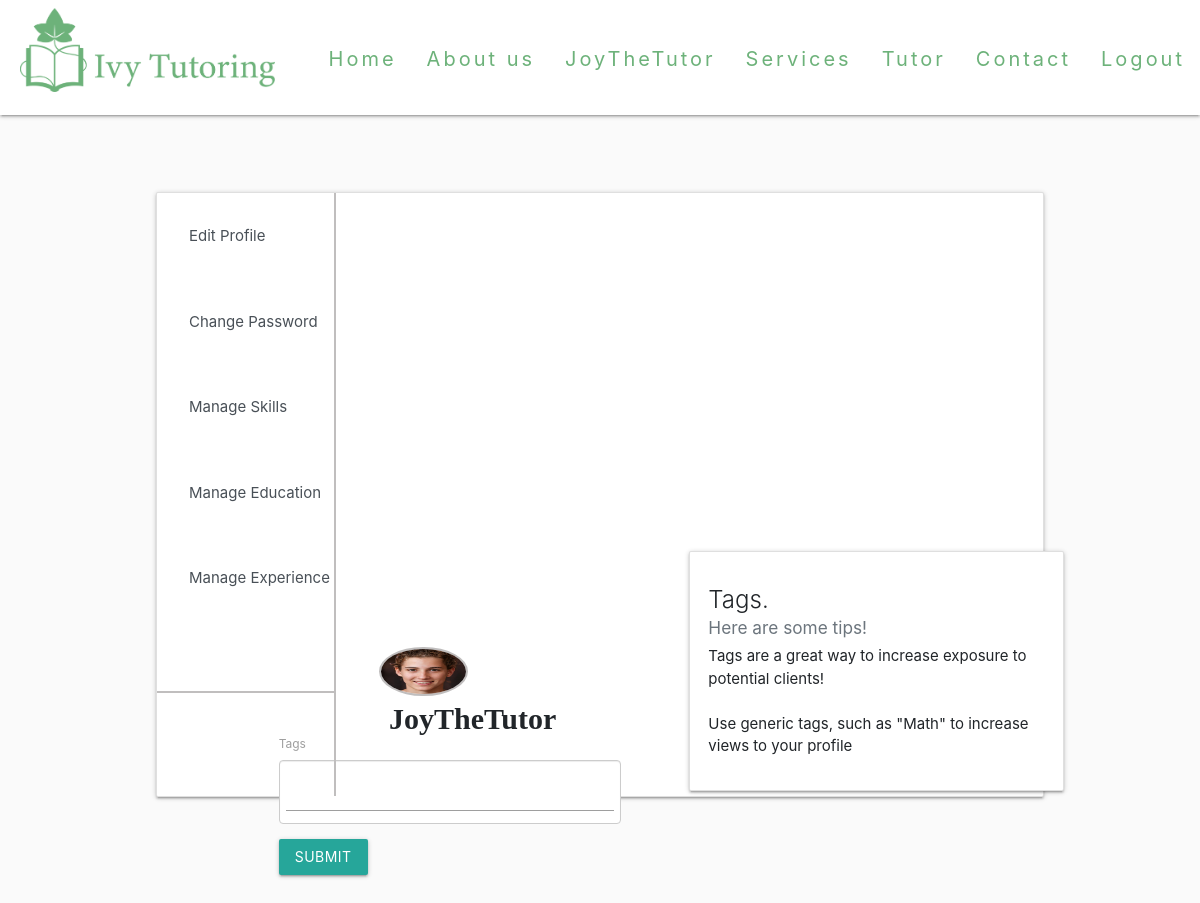
Page /Profile/JoyTheTutor/EditProfile/EditSkills/ (signed in) on the committed database.
### main/models.py (models this page shows, shortened)
class User(AbstractUser):
	email_confirm = models.BooleanField(default=False)

class Profile(models.Model):
	user = models.OneToOneField(User,on_delete = models.CASCADE,default= None)
	pro_pic =  models.ImageField(upload_to = 'profilePics', blank = True, null = True)
	descript = models.CharField(max_length = 50, blank = True)
	intro = models.CharField(max_length = 1000, blank = True)
	city = models.CharField(max_length= 50,blank = True)
	state = models.CharField(max_length = 2,blank = True)
	tags = TaggableManager(blank = True)
	college = models.CharField(max_length=100, null=True, blank=True)
	major= models.CharField(max_length=100, null=True, blank=True)

### main/views.py (the view)
# urls.py: path("Profile/<str:username>/EditProfile/EditSkills/", views.EditSkills, name = "SkillEdit"),
@login_required(login_url="main:Login")
def EditSkills(request,username):
	tags = Profile.objects.get(user = request.user)
	form = ProfileForm(instance = request.user.profile)
	if request.method == "POST":
		form = ProfileForm(request.POST,instance = request.user.profile)
		if form.is_valid():
			form.save(commit = False)
			form.save_m2m()
			return redirect(reverse("main:profile", kwargs = {"username":request.user}))
	context = {'form':form, "tags":tags}
	return render(request,"main/EditSkills.html", context)

### main/forms.py
class ProfileForm(forms.ModelForm):
	class Meta:
		model = Profile
		fields = ['pro_pic','descript','intro','city','state','tags',"college","major"]
		widgets = {
			'tags':forms.TextInput(attrs={'data-role':'tagsinput'}),
		}
	def __init__(self, *args, **kwargs):
		super(ProfileForm, self).__init__(*args, **kwargs)
		self.fields['intro'].widget = CountableWidget(attrs={'data-max-count': 1000,
															'data-count': 'characters',
															'data-count-direction': 'down'})
		self.fields['intro'].label = False
		self.fields['city'].widget.attrs['placeholder'] = "City"
		self.fields['state'].widget.attrs['placeholder'] = "State Acronym"
		self.fields['college'].widget.attrs['placeholder'] = "College"
		self.fields['major'].widget.attrs['placeholder'] = "Major"
		self.fields['descript'].widget.attrs['placeholder'] = "Write a welcoming message!"
		self.fields['intro'].widget.attrs['placeholder'] = "Write a paragraph about yourself!"

### main/templates/main/EditSkills.html (shortened to what this page needs)
{% load widget_tweaks %}
{% load static %}
<head>
    <link rel="stylesheet" href="https://cdnjs.cloudflare.com/ajax/libs/materialize/1.0.0/css/materialize.min.css">
    <link rel="stylesheet" href="https://maxcdn.bootstrapcdn.com/bootstrap/4.0.0/css/bootstrap.min.css">
    <link rel="stylesheet" href="/static/css/tagsinput.css">
</head>
{%include "main/HeadNav.html" %}
<body>
    <div class="card">
        <div class="row no-gutters">
            <div class="list-group">
                <a href="{% url 'main:EditProfile' username=request.user.username %}" class="list-group-item list-group-item-action">Edit Profile</a>
                <a href="/password_change/" class="list-group-item list-group-item-action">Change Password</a>
                <a href="{% url 'main:SkillEdit' username=request.user.username %}" class="list-group-item list-group-item-action">Manage Skills</a>
                <a href="{% url 'main:EditSchool' username=request.user.username %}"  class="list-group-item list-group-item-action">Manage Education</a>
                <a href="{% url 'main:JobEdit' username=request.user.username %}" class="list-group-item list-group-item-action">Manage Experience</a>
            </div>
            <div class="container">
                <div class="col-sm-7">
                {% if request.user.profile.pro_pic %}
                        <img class="card-img" src="{{ request.user.profile.pro_pic.url }}">
                    {% else %}
                        <img class="card-img" src="{%static 'media\Default.jpg' %}">
                    {% endif %}
                    <b style = 'font-family: Ubuntu, "times new roman", times, roman, serif;font-size:30px;'>
                        {% render_field request.user.username %}
                    </b>
                </div>
                <div class="card-body">
                    <form method = "POST" action = "" enctype="multipart/form-data">
                            <div class="form-group">
                                <label>Tags</label>
                              </div>
                                <button type="submit" value="upload" class="btn btn-primary">Submit</button>
                            </form>
                    </div>
                    <div class="card" id = "tips">
                        <div class="card-body">
                            <h5 class="card-title">Tags.</h5>
                        <h6 class="card-subtitle mb-2 text-muted">Here are some tips!</h6>
                        <div class = "card-text">
                            Tags are a great way to increase exposure to potential clients!
                            <br>
                            <br>
                            Use generic tags, such as "Math" to increase views to your profile
                        </div>
                </div>
                </div>
            </div>
                <div class = 'vl'></div>
                <hr style = "height:2px;width:20%; position: absolute; top: 80%;border:none;color:#c0bebe;background-color:#c0bebe;">
        </div>
</body>

### main/templates/main/HeadNav.html (shortened to what this page needs)
{%load static%}
<head>
    <link rel="stylesheet" href="https://cdnjs.cloudflare.com/ajax/libs/materialize/1.0.0/css/materialize.min.css">
</head>
    <nav>
        <div class='nav-wrapper'>
            <a href="/" class="brand-logo"><img id = "logo" src="{%static 'media\logo.png' %}" ></a>
            <ul id="nav" class = "right hide-on-med-and-down">
                {% if user.is_authenticated %}
                    <li><a href = "/"> Home </a></li>
                    <li><a href = "/AboutUs"> About us </a></li>
                    <li><a href = "{% url 'main:profile' username=request.user.username %}"> {{ user.username }}</a></li>
                    <li><a href= "/Services"> Services </a></li>
                    <li><a href = "/Tutor"> Tutor </a></li>
                    <li><a href = "/Contact/"> Contact </a></li>
                    <li><a href="/logout"> Logout </a></li>
                {% endif %}
            </ul>
        </div>
    </nav>

### main/templates/main/HeadNav.html (style rules this page uses)
#logo { width: 275px; padding-left: 20px; padding-top: 8px; }
nav { height:115px; background-color:white; }
nav, nav .nav-wrapper i, nav a.sidenav-trigger, nav a.sidenav-trigger i { line-height:118px; }
nav ul a { font-size: 20px; color:#6db27a; letter-spacing:3px; }

### main/templates/main/EditSkills.html (style rules this page uses)
body { background-color:#FAFAFA; }
.list-group { width:225; }
#tips { position: absolute; left: 60%; top: 58%; width: 25rem; height: 16rem; }
.list-group-item { position:relative; display:block; padding:30; margin-bottom:-1px; background-color:#fff; border:2px solid #fff; }
.card { position: absolute; top: 20%; width: 74%; left: 13%; height: 605px; max-height:605px; max-width: 1200px; }
.row { margin-left:0; }
.vl { border-left: 2px solid #c0bebe; height: 100%; left:20%; position:absolute; }
.col-sm-7 { position: relative; left: 30%; top: 25px; }
.card { position: absolute; top: 20%; width: 74%; left: 13%; height: 605px; max-height: 605px; max-width: 1200px; }
.card-img { max-width: 46%; height: 16%; border-radius: 50%; left: -5%; position: relative; border: 2.5px solid #c0bebe; padding-left: 0px; padding-top: 0px; }

### rows in the picture
User: username "JoyTheTutor", user.profile.pro_pic (picture)
